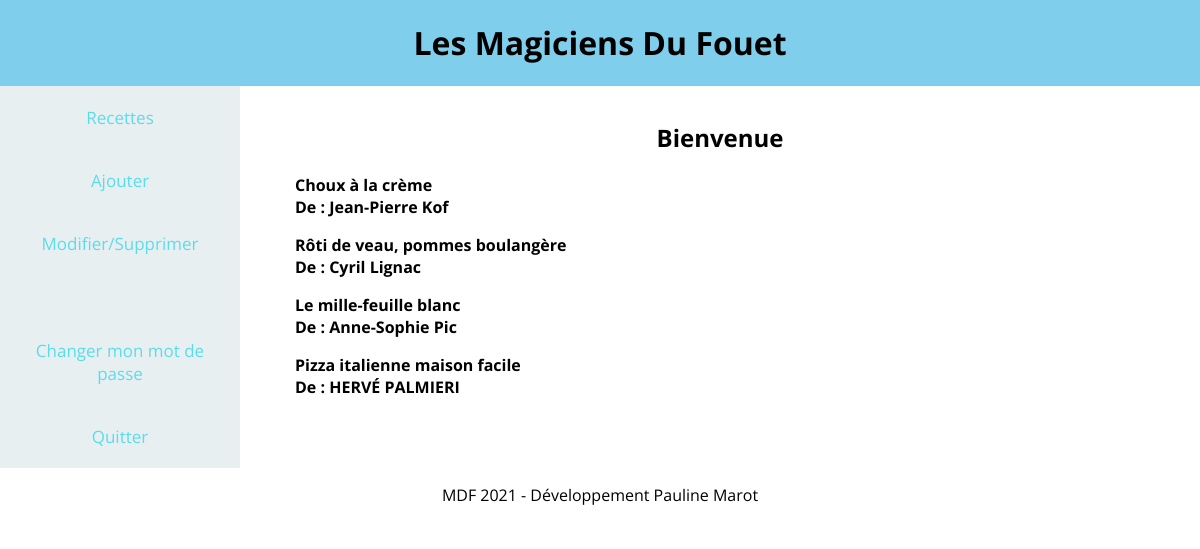
/SitePHP/site/MVC/index.php (signed in), run on the app's committed database.
### tables this page shows
CREATE TABLE IF NOT EXISTS `recette` (
  `id_recette` int(3) UNSIGNED NOT NULL AUTO_INCREMENT,
  `titre` varchar(50) NOT NULL,
  `ingredient` text NOT NULL,
  `descriptif` text NOT NULL,
  `etapes` text NOT NULL,
  `chef` varchar(50) NOT NULL,
  `keywords` varchar(255) NOT NULL,
  PRIMARY KEY (`id_recette`)
);

### SitePHP/site/MVC/classe/View.php (called while the page is built, shortened)
<?php
class View {
	private $dossier;
	private $fichier;
	public function __construct($dossier, $fichier, $titre, $description, $motcle) {
		$this->dossier     = $dossier;
		$this->fichier     = $fichier;
	}
	public function AfficherVue($tableau = array()) {
		$dossier     = $this->dossier;
		$fichier     = $this->fichier;
		include(VIEW.'/'.$dossier.'/'.$fichier.'.php');
		include(VIEW.'/_gabarit.php');
	}
}

### SitePHP/site/MVC/controller/site/Accueil.php (called while the page is built, shortened)
<?php
class Accueil {
	public function AfficherAccueil() {
		$manager = new ms\RecetteManager();
		$recettes = $manager->ReadAllRecette();
		$view = new classe\View('site', 'accueil', 'Accueil', 'Je suis la desc de l\'accueil', 'clé 1, clé 2');
		$view->AfficherVue(array('recettes'=>$recettes));
	}
}

### SitePHP/site/MVC/classe/Autoloader.php (called while the page is built, shortened)
<?php
class Autoloader {
	public static function autoload($class) {
		spl_autoload_register( function($class) {
			$chemin = str_replace('\\','/',$class);
		});
		if(isset($_GET['page'])) {
			switch($_GET['page']) {
				case 'accueil':
					$namespace = 'controller\site\Accueil';
					$methode   = 'AfficherAccueil';
					break;
                case 'admin':
                    $namespace = 'controller\admin\Admin';
                    $methode   = 'voirAdmin';
                    break;
				case 'deconnexion':
					$namespace = 'controller\admin\Admin';
					$methode   = 'seDeconnecter';
					break;
				case 'voir-recette':
					$namespace = 'controller\site\Accueil';
					$methode   = 'AfficherRecette';
					break;
				case 'creer-recette':
					$namespace = 'controller\admin\Admin';
					$methode   = 'CreerRecette';
					break;
				case 'modifier-recette':
					$namespace = 'controller\admin\Admin';
					$methode   = 'ModifierRecette';
					break;
				case 'supprimer-recette':
					$namespace = 'controller\admin\Admin';
					$methode   = 'SupprimerRecette';
					break;
				case 'admin-home':
					$namespace = 'controller\admin\Admin';
					$methode   = 'AfficherToutesLesRecettes';
					break;
			}
			$rooter = new classe\Rooter($namespace, $methode);
		} else {
			$rooter = new classe\Rooter('controller\site\Accueil', 'AfficherAccueil');
		}
		$rooter->ChooseController();
	}
}

### SitePHP/site/MVC/index.php (called while the page is built, shortened)
<?php
require_once('_config.php');
Autoloader::autoload($class);

### SitePHP/site/MVC/model/site/RecetteManager.php (called while the page is built, shortened)
<?php
class RecetteManager {
	public function ReadAllRecette() {
		$cnx = $this->Connexion();
		$rs_readAllRecette = $cnx->prepare('SELECT * FROM recette');
		$rs_readAllRecette->execute();
		while($data = $rs_readAllRecette->fetch(PDO::FETCH_ASSOC)) {
			$recette = new Recette();
            $recette->setId_recette($data['id_recette']);
			$recette->setTitre($data['titre']);
			$recette->setChef($data['chef']);
            $recette->setIngredient($data['ingredient']);
            $recette->setEtapes($data['etapes']);
            $recette->setKeywords($data['keywords']);
			$recettes[] = $recette;
		}
		return $recettes;
	}
	private function Connexion() {
		$cnx = new PDO('mysql:host='.HOST.';dbname='. DBNAME.';charset=utf8', ''.CNX_LOGIN.'', ''. CNX_PASS.'');
		return $cnx;
	}
}

### SitePHP/site/MVC/model/site/Recette.php (called while the page is built, shortened)
<?php
class Recette {
	private $id_recette;
	private $titre;
	private $chef;
	public function getId_recette() {
		return $this->id_recette;
	}
	public function getTitre() {
		return $this->titre;
	}
	public function getChef() {
		return $this->chef;
	}
	public function setId_recette($id_recette) {
		if($id_recette > 0) {
			$this->id_recette = $id_recette;
		}
	}
	public function setTitre($titre) {
		if(is_string($titre)) {
			$this->titre = $titre;
		}
	}
	public function setChef($chef) {
		if(is_string($chef)) {
			$this->chef = $chef;
		}
	}
}

### SitePHP/site/MVC/view/site/accueil.php (the view)
<article>
  	<h1>Bienvenue</h1>
  	<ol>
  		<?php
		foreach ($recettes as $recette) {
		?>
  		<p><a class="lien" href="voir-recette_<?= $recette->getId_recette(); ?>.html"><?= $recette->getTitre(); ?>
              <br>  De : <?= $recette->getChef(); ?></a></p>
  		<?php
		}
		?>
  	</ol>
</article>

### SitePHP/site/MVC/media/css/style.css (style rules this page uses)
body { margin: 0; padding: 0; background-color: #ffffff; font-family: 'Open Sans', sans-serif; }
article { grid-area: article; background-color: #fff; padding: 15px; }
article h1 { text-align: center; }
.lien { color: #000; font-weight: bold; text-decoration: none; }

### data on the page
recette: titre "Choux à la crème", chef "Jean-Pierre Kof"
recette: titre "Rôti de veau, pommes boulangère", chef "Cyril Lignac"
recette: titre "Le mille-feuille blanc", chef "Anne-Sophie Pic"
recette: titre "Pizza italienne maison facile", chef "HERVÉ PALMIERI"
